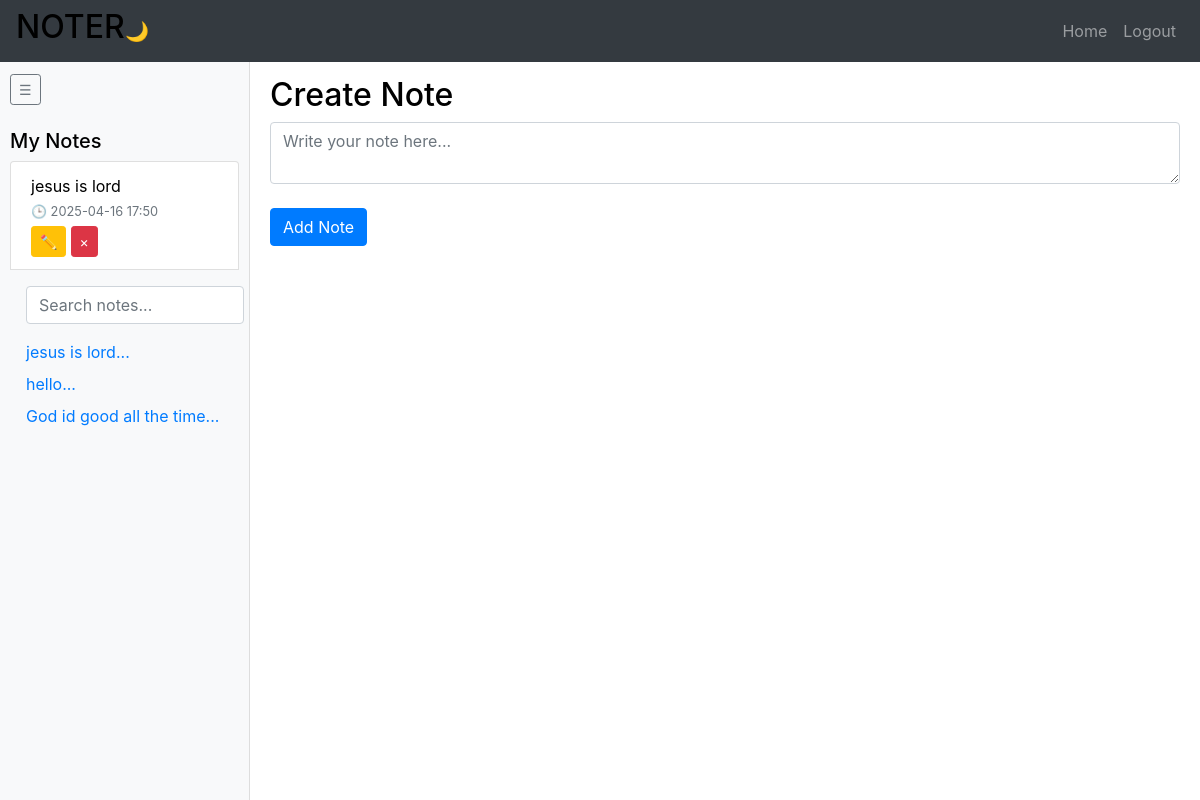
Page / (signed in) on the earlier database version.
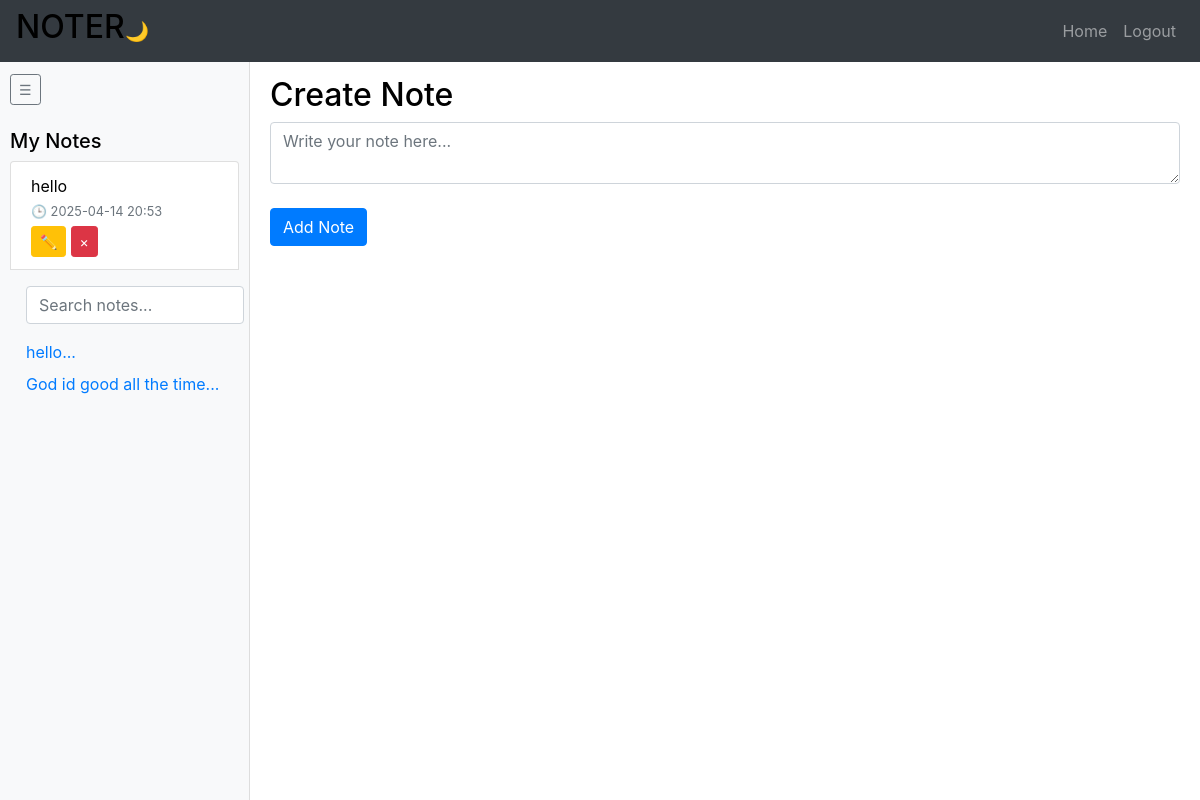
Same page on the later database version.
### website/models.py (models this page shows)
class Note(db.Model):
    id = db.Column(db.Integer, primary_key=True)
    data = db.Column(db.String(30000), nullable=False)
    date = db.Column(db.DateTime(timezone=True), default=func.now())
    user_id = db.Column(db.Integer, db.ForeignKey('user.id'))

### website/views.py (the view, shortened to what this page needs)
@views.route('/', methods=['GET', 'POST'])
@login_required
def home():
    q = request.args.get('q')
    notes_query = Note.query.filter_by(user_id=current_user.id)
    if q:
        notes_query = notes_query.filter(Note.data.ilike(f"%{q}%"))
    notes = notes_query.order_by(Note.date.desc()).all()
    return render_template("home.html", user=current_user, notes=notes)

### website/templates/home.html (shortened to what this page needs)
{% extends "base.html" %}
 {% block content %}
 <div class="full-height">
    <div id="sidebar">
      <button class="btn btn-outline-secondary btn-sm my-2" onclick="toggleSidebar()">☰</button>
      <h5 class="mt-3">My Notes</h5>
      <ul class="list-group" id="note-list">
        {% for note in notes %}
        <li class="list-group-item">
          {{ note.data }}
          <br>
          <small class="text-muted">🕒 {{ note.date.strftime('%Y-%m-%d %H:%M') }}</small>
          <div class="mt-1">
            <a href="{{ url_for('views.edit_note', note_id=note.id) }}" class="btn btn-sm btn-warning">✏️</a>
            <button type="button" class="btn btn-sm btn-danger" onclick="deleteNote({{ note.id }})">&times;</button>
          </div>
        </li>
        <div class="sidebar bg-light p-3" style="width: 250px; height: 100vh; overflow-y: auto;">
          <form action="{{ url_for('views.search_notes') }}" method="GET" class="mb-3">
            <input type="text" name="q" class="form-control" placeholder="Search notes..." value="{{ request.args.get('q', '') }}"/>
          </form>
          {% for note in notes %}
            <div class="note-link mb-2">
              <a href="{{ url_for('views.edit_note', note_id=note.id) }}">{{ note.data[:30] }}...</a>
             </div>
          {% endfor %}
       </div>
        {% endfor %}
      </ul>
    </div>
    <div id="main-content">
      <h2>Create Note</h2>
      <form method="POST">
        <textarea name="note" placeholder="Write your note here..." id="note" class="form-control"></textarea>
        <br>
        <div>
          <button type="submit" class="btn btn-primary">Add Note</button>
        </div>
      </form>
    </div>
  </div>
 {% endblock %}

Differences in the rows shown:
removed Note: data "jesus is lord", date "2025-04-16 17:50", Note (data "hello"), Note (data "God id good all the time")
now on one of the page's lists (row unchanged): Note: data "hello", date "2025-04-14 20:53"
now on one of the page's lists (row unchanged): Note: data "God id good all the time"
